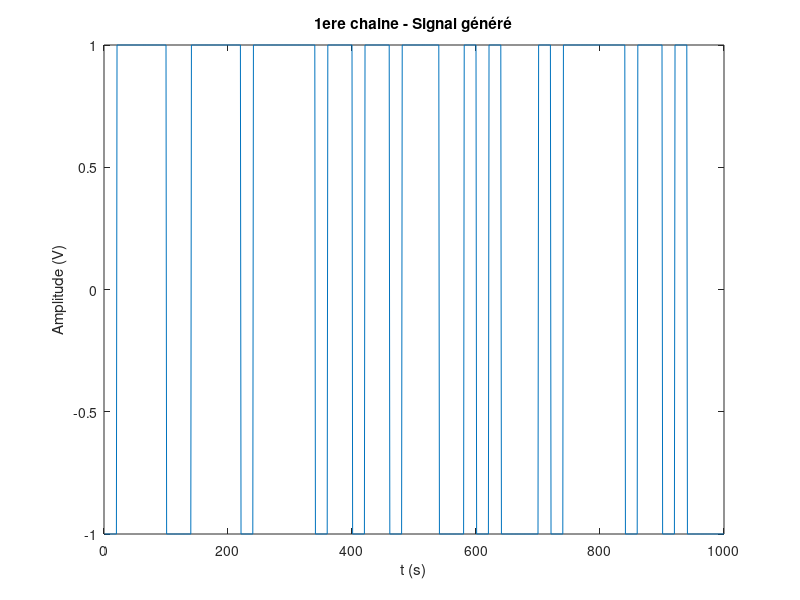
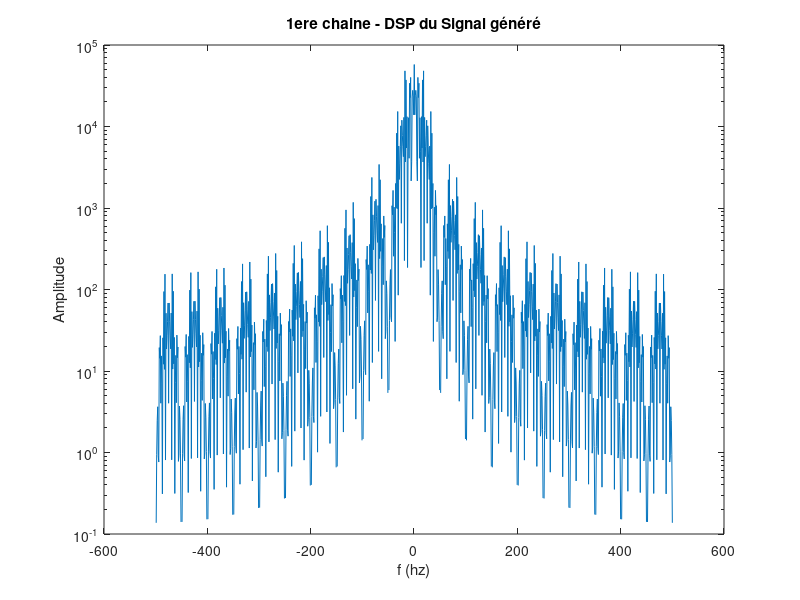
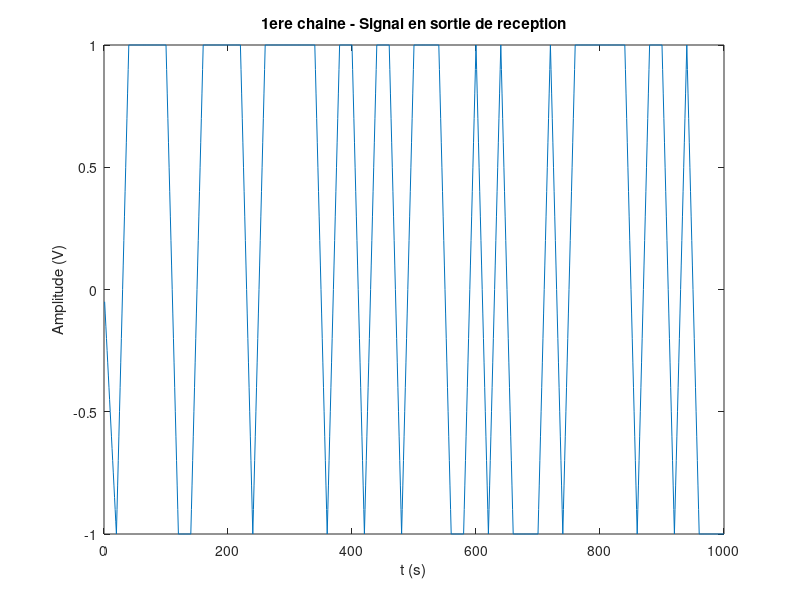
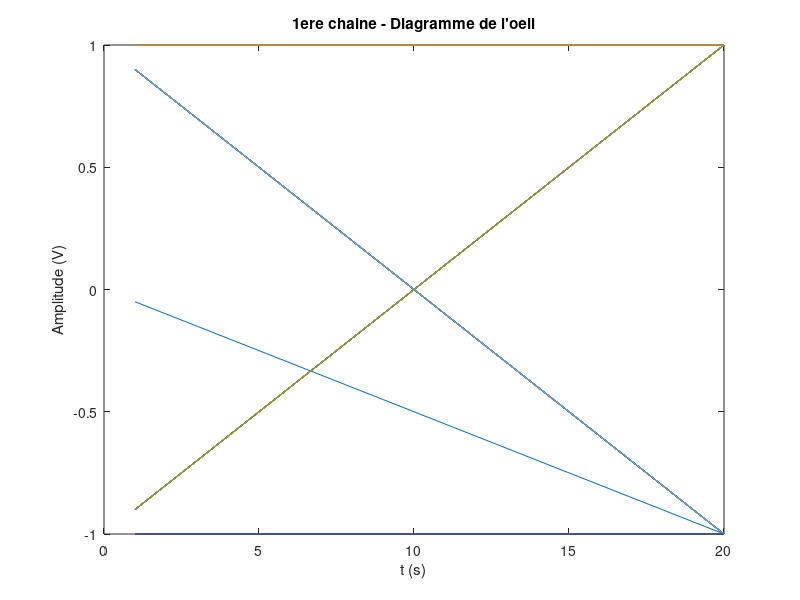

Recreate these plots in MATLAB, in order. (Note: this script raises an error after producing the figures.)
clear;
close all;

%% Chaine de référence
Fe = 1000; % Fréquence d'échantillonage
Te=1/Fe;
Nb=50;      % Nombre de bits émis
Ns = 20;    % Nombre d'echantillons par symbole
Ts = Ns*Te;
Fs = 1/Ts;
Fmax = 4/Ts;

%Génération aléatoire 
bits = randi([0,1],1,Nb);

% Mapping binaire à Moyenne nulle et génération de la suite de Diracs pondérés par les symboles
suite_diracs = kron(2*bits - 1, [1 zeros(1,Ns-1)]);

%Génération de la réponse impulsionnelle du filtre de mise en forme (NRZ)
h = ones(1,Ns);

%Filtrage de mise en forme
x = filter(h, 1, suite_diracs);

%Affichage du signal généré
figure(1); plot(x)
title('1ere chaine - Signal généré')
xlabel('t (s)')
ylabel('Amplitude (V)');

% Calcul de la Dsp du signal 

X=fft(x);
Dsp = abs(X.^2);

%Affichage de la DSP du signal généré

frequence= linspace (-Fe/2,Fe/2,length(x));

figure(2);  
semilogy(frequence,fftshift(Dsp))
title('1ere chaine - DSP du Signal généré')
xlabel('f (hz)')
ylabel('Amplitude');

% Signal en sortie du filtre de réception
hr_ref = ones(1,Ns);
z=filter(hr_ref,1,x)/Ns;
ze = z(Ns:Ns:end);
%Affichage du signal reçu
figure(3); plot(z)
title('1ere chaine - Signal en sortie de reception')
xlabel('t (s)')
ylabel('Amplitude (V)');

%Diagramme de l'oeil

Oeil = reshape(z, Ns, length(z)/Ns);

%Tracé du Diagramme de l'oeil
figure(4); plot(Oeil);
title("1ere chaine - Diagramme de l'oeil")
xlabel('t (s)')
ylabel('Amplitude (V)');

% Demapping binaire
seuil = 0
bits_r =(ze>seuil); % Cela réalise bien le démapping et la détection par rapport au seuil

% Calcul et affichage du TEB

TEB_1 = sum(abs(bits - bits_r))/(length(bits));

fprintf('1ere chaine TEB = %d\n', TEB_1)

%% 1ere chaine avec bruit qui marche mieux

% Initialisation des constantes
Nb=100; % Nombre de bits emis
Ns=10;      % Nombre d'echantillons par symbole
M=2;        % Taille de la constellation
h=ones(1,Ns);   % reponse impulsionnelle du filtre de mise en forme
t0=Ns;
hr=ones(1,Ns);   % reponse impulsionelle du filtre de reception
Eb_sur_N0_dB=[0:6];
Eb_sur_N0_lin=10.^(Eb_sur_N0_dB./10);

TEB1=zeros(1,length(Eb_sur_N0_dB)); % Initialisation du TEB que l'on veut simuler
NerrLim=100;    % Le nombre d'erreur à partir du quel on s'arrête
Nerrcomptees=zeros(1,length(Eb_sur_N0_dB)); % Le nombre d'erreur que l'on compte
Nsimu=zeros(1,length(Eb_sur_N0_dB));    % Le nombre de simulation


for k=1:length(Eb_sur_N0_lin)

    while (Nerrcomptees(k)<NerrLim)

        % Emission
        bits = randi([0 1],1,Nb);
        symboles = 2*bits-1;
        suite_diracs = kron(symboles,[1 zeros(1,Ns-1)]);
        x=filter(h,1,suite_diracs);

        % Canal

        Pr=mean(abs(x).^2);
        sigma=Pr*Ns./(2*log2(M)*Eb_sur_N0_lin(k));
        r=x+sqrt(sigma)*randn(1,Nb*Ns);

        % Reception
        z=filter(hr,1,r)/Ns;
        ze=z(t0:Ns:Nb*Ns);
        bits_estimes=(ze>seuil);
        Nerrcomptees(k)=Nerrcomptees(k)+sum(bits~=bits_estimes);
        Nsimu(k)=Nsimu(k)+1;

    end

    TEB1(k) = Nerrcomptees(k)/(Nb*Nsimu(k)); % On calcule le TEB

end
Pb=qfunc(sqrt(2*Eb_sur_N0_lin));

% Tracé de la omparaison entre le TEB simulé et le TEB théorique

figure(5)
title('1ere chaine - Comparaison du TEB simulé avec le TEB théorique')
semilogy(Eb_sur_N0_dB,Pb,'r-.','LineWidth',3)
hold on
semilogy(Eb_sur_N0_dB,TEB1,'cp','MarkerSize',10,'LineWidth',3)
xlabel('SNR (dB)')
ylabel('TEB')
legend('Coube théorique','TEB simulé')
grid
set(gca,'FontSize',12)

%% Deuxieme chaine

Nb=100; % Nombre de bits emis

Ns=10;      % Nombre d'echantillons par symbole
M=2;        % Taille de la constellation
h=ones(1,Ns);   % reponse impulsionnelle du filtre de mise en forme
t0=Ns;
hr=[ones(1,Ns/2) zeros(1,Ns/2)];   % reponse impulsionelle du filtre de reception

% Génération aléatoire
bits = randi([0 1],1,Nb);

% Mapping binaire à moyenne nulle et génération de la suite de Diracs pondérés par les symboles
symboles = 2*bits-1;
suite_diracs = kron(symboles,[1 zeros(1,Ns-1)]);

% Passage dans le filtre de mise en forme
x=filter(h,1,suite_diracs);

% Reception
z=filter(hr,1,x)/(Ns/2);
z=[0 z(1:end-1)];

% Tracé du signal en sortie de réception
figure(6); plot(z)
title('2eme chaine - Signal en sortie de réception')
xlabel('t (s)')
ylabel('Amplitude (V)')
 
% Diagramme de l'oeil
Oeil = reshape(z,Ns, length(z)/(Ns));

% Tracé du diagramme de l'oeil
figure(7); plot(Oeil);
title("2eme chaine - Diagramme de l'oeil")
xlabel('t (s)')
ylabel('Amplitude (V)');
axis([0.5 Ns+0.5 -1 1])

% Demapping binaire
seuil=0;
ze = z(t0:Ns:Nb*Ns);
bits_r =(ze>seuil); % Cela réalise le démmaping et la détection par rapport au seuil

% Calcul et affichage du TEB
TEB_2 = sum(abs(bits - bits_r)/(length(bits)));
fprintf('2eme chaine TEB = %d\n', TEB_2)

%% 2eme chaine avec bruit

%Initialisation des constantes
Nb=100; % Nombre de bits emis
Ns=10;      % Nombre d'echantillons par symbole
M=2;        % Taille de la constellation
h=ones(1,Ns);   % reponse impulsionnelle du filtre de mise en forme
t0=Ns;
hr=[ones(1,Ns/2) zeros(1,Ns/2)];   % reponse impulsionelle du filtre de reception
Eb_sur_N0_dB=[0:6];
Eb_sur_N0_lin=10.^(Eb_sur_N0_dB./10);

TEB2=zeros(1,length(Eb_sur_N0_dB)); % Initialisation du TEB que l'on veut simuler
NerrLim=100;     % Le nombre d'erreur à partir du quel on s'arrête
Nerrcomptees=zeros(1,length(Eb_sur_N0_dB)); % Le nombre d'erreurs que l'on compte
Nsimu=zeros(1,length(Eb_sur_N0_dB));    % Le nombre de simulation


for k=1:length(Eb_sur_N0_lin)

    while (Nerrcomptees(k)<NerrLim)

        % Emission
        bits = randi([0 1],1,Nb);
        symboles = 2*bits-1;
        suite_diracs = kron(symboles,[1 zeros(1,Ns-1)]);
        x=filter(h,1,suite_diracs);

        % Canal

        Pr=mean(abs(x).^2);
        sigma=Pr*Ns./(2*log2(M)*Eb_sur_N0_lin(k));
        r=x+sqrt(sigma)*randn(1,Nb*Ns);

        % Reception
        z=filter(hr,1,r)/(Ns/2);
        z=[0 z(1:end-1)];
        ze=z(t0:Ns:Nb*Ns);
        bits_estimes=(ze>seuil);
        Nerrcomptees(k)=Nerrcomptees(k)+sum(bits~=bits_estimes);
        Nsimu(k)=Nsimu(k)+1;

    end

    TEB2(k) = Nerrcomptees(k)/(Nb*Nsimu(k)); % Calcul du TEB

end


% Tracé de la comparaison entre le TEB simulé et le TEB théorique
Pb=qfunc(sqrt(Eb_sur_N0_lin));

figure(8)
semilogy(Eb_sur_N0_dB,Pb,'r-.','LineWidth',3)
hold on
semilogy(Eb_sur_N0_dB,TEB2,'cp','MarkerSize',10,'LineWidth',3)
xlabel('SNR (dB)')
ylabel('TEB')
legend('Coube théorique','TEB simulé')
title("2eme chaine - comparaison entre le TEB simulé et le TEB théorique")
grid
set(gca,'FontSize',12)

% Comparaison entre le TEB simulé et le TEB de la chaine de référence

Pb=qfunc(sqrt(2*Eb_sur_N0_lin));

figure(9)
semilogy(Eb_sur_N0_dB,Pb,'r-.','LineWidth',3)
hold on
semilogy(Eb_sur_N0_dB,TEB2,'cp','MarkerSize',10,'LineWidth',3)
xlabel('SNR (dB)')
ylabel('TEB')
legend('Coube théorique de référence','TEB simulé')
title("2eme chaine - comparaison entre le TEB simulé et le TEB théorique de référence")
grid
set(gca,'FontSize',12)

%% Comparaison de l'efficacité spectrale de la haine étudiée avec la chaine de référence

% Emission
bits = randi([0 1],1,Nb);
symboles = 2*bits-1;
suite_diracs = kron(symboles,[1 zeros(1,Ns-1)]);
x=filter(h,1,suite_diracs);

% Canal
Pr=mean(abs(x).^2);
sigma=Pr*Ns./(2*log2(M)*Eb_sur_N0_lin(k));
r=x+sqrt(sigma)*randn(1,Nb*Ns);

% Reception chaine étudiée
z=filter(hr,1,r)/(Ns/2);
z=[0 z(1:end-1)];
ze=z(t0:Ns:Nb*Ns);
bits_r = (ze +1)/2;
Dsp_r = fft(bits_r);

% Reception chaine de référence
z_ref=filter(hr_ref,1,r)/(Ns/2);
z_ref=[0 z_ref(1:end-1)];
ze_ref=z_ref(t0:Ns:Nb*Ns);
bits_r_ref = (ze_ref +1)/2;
Dsp_r_ref = fft(bits_r_ref);

% Tracé des DSP
frequence= linspace(-Fe/2,Fe/2,length(bits_r));

figure(10)
semilogy(frequence,fftshift(abs(Dsp_r.^2)),'r-','LineWidth',1.2)
hold on
semilogy(frequence,fftshift(abs(Dsp_r_ref.^2)),'b-','LineWidth',1.2)
xlabel('f (Hz)')
ylabel('DSP')
legend('DSP chaine étudiée','DSP chaine de référence')
title("2eme chaine - comparaison des DSP")
grid
set(gca,'FontSize',12)

%% 3eme chaine

Nb=100;     % Nombre de bits emis
Fe = 12000; % Fréquence d'échantillonnage en Hz
Te = 1/Fe;
Rs = 3000; % rythme symbole (en symboles par seconde)
Ts = 1/Rs;
Ns = Ts/Te;
alpha = 0.5;
h = rcosdesign(alpha,Nb,Ns); % reponse impulsionnelle du filtre de mise en forme
h_ref = ones(1,Ns); % reponse impulsionnelle du filtre de mise en forme de référence
t0 = 1;
hr = rcosdesign(alpha,Nb,Ns);   % reponse impulsionelle du filtre de reception
hr_ref = ones(1,Ns);        % reponse impulsionelle du filtre de reception  de référence

bits = randi([0 1],1,Nb);  
symboles = 2*bits-1;
suite_diracs = kron(symboles,[1 zeros(1,Ns-1)]);

retard = Nb*Ns/2;

% Passage dans le filtre de mise en forme
x = filter(h,1,[suite_diracs zeros(1,retard)]); % Avant de filtrer, on rajoute un nombre de 0 égal au retard
x = x(retard+1:end); % On supprime le retard (les "retards" premières valeurs)

% Passage dans le filtre de réception
z = filter(hr,1,[x zeros(1,retard)]); % Avant de filtrer, on rajoute un nombre de 0 égal au retard
z = z(retard+1:end); % On supprime le retard (les "retard" premières valeurs)


figure(11); plot(fftshift(z))
title('3eme chaine - Signal en sortie de réception')
xlabel('t (s)')
ylabel('Amplitude (V)')
 
%Diagramme de l'oeil
Oeil = reshape(z,Ns, length(z)/Ns);

figure(12); plot(Oeil);
title("3eme chaine - Diagramme de l'oeil")
xlabel('t (s)')
ylabel('Amplitude (V)');


% Demapping et détection par rapport au seuil
seuil=0; % seuil optimal
ze = z(t0:Ns:Nb*Ns);
bits_r = (ze>seuil);% Cela réalise le démmaping et la détection par rapport au seuil

% Calcul et affichage du TEB

TEB_3 = sum(abs(bits - bits_r)/(length(bits)));
fprintf('3eme chaine TEB = %d\n', TEB_3)

%% 3eme chaine avec bruit

%Initialisation des constantes
Fe = 12000; % Fréquence d'échantillonnage en Hz
Te = 1/Fe;
Rs = 3000; % rythme symbole (en symboles par seconde)
Ts = 1/Rs;
Ns = Ts/Te;      % Taille de la constellation
alpha = 0.5;
h=rcosdesign(alpha,Nb,Ns);   % reponse impulsionnelle du filtre de mise en forme
t0=1;

hr=rcosdesign(alpha,Nb,Ns);   % reponse impulsionelle du filtre de reception
Eb_sur_N0_dB=[0:6];
Eb_sur_N0_lin=10.^(Eb_sur_N0_dB./10);

TEB3=zeros(1,length(Eb_sur_N0_dB)); % Initialisation du TEB que l'on veut simuler
NerrLim=100;     % Le nombre d'erreur à partir du quel on s'arrête
Nerrcomptees=zeros(1,length(Eb_sur_N0_dB)); % Le nombre d'erreur que l'on compte
Nsimu=zeros(1,length(Eb_sur_N0_dB));    % Le nombre de simulation


for k=1:length(Eb_sur_N0_lin)

    while (Nerrcomptees(k)<NerrLim)

        % Emission
        bits = randi([0 1],1,Nb);
        symboles = 2*bits-1;
        suite_diracs = kron(symboles,[1 zeros(1,Ns-1)]);
        x = filter(h,1,[suite_diracs zeros(1,retard)]);
        x = x(retard+1:end);

        % Canal

        Pr=mean(abs(x).^2);
        sigma=Pr*Ns./(2*log2(M)*Eb_sur_N0_lin(k));
        r=x+sqrt(sigma)*randn(1,Nb*Ns);

        % Reception
        z = filter(hr,1,[r zeros(1,retard)]);
        z = z(retard+1:end);
        ze=z(t0:Ns:Nb*Ns);
        bits_estimes=(ze>seuil);
        Nerrcomptees(k)=Nerrcomptees(k)+sum(bits~=bits_estimes);
        Nsimu(k)=Nsimu(k)+1;

    end

    TEB3(k) = Nerrcomptees(k)/(Nb*Nsimu(k)); % Calcul du TEB

end


% Tracé de la comparaison entre le TEB simulé et le TEB théorique
Pb=qfunc(sqrt(2*Eb_sur_N0_lin));

figure(13)
semilogy(Eb_sur_N0_dB,Pb,'r-.','LineWidth',3)
hold on
semilogy(Eb_sur_N0_dB,TEB3,'cp','MarkerSize',10,'LineWidth',3)
xlabel('SNR (dB)')
ylabel('TEB')
legend('Coube théorique','TEB simulé')
title("3eme chaine - comparaison entre le TEB simulé et le TEB théorique")
grid
set(gca,'FontSize',12)

% Comparaison entre le TEB simulé et le TEB de la chaine de référence

Pb=qfunc(sqrt(2*Eb_sur_N0_lin));

figure(14)
semilogy(Eb_sur_N0_dB,Pb,'r-.','LineWidth',3)
hold on
semilogy(Eb_sur_N0_dB,TEB3,'cp','MarkerSize',10,'LineWidth',3)
xlabel('SNR (dB)')
ylabel('TEB')
legend('Coube théorique de référence','TEB simulé')
title("3eme chaine - comparaison entre le TEB simulé et le TEB théorique de référence")
grid
set(gca,'FontSize',12)


% Comparaison de l'efficacité spectrale de la chaine étudiée avec la chaine
% de référence

% Emission
bits = randi([0 1],1,Nb);
symboles = 2*bits-1;
suite_diracs = kron(symboles,[1 zeros(1,Ns-1)]);
retard = Nb*Ns/2;

x_ref = filter(h_ref,1,suite_diracs);

% Passage dans le filtre de mise en forme pour la chaine étudié
x = filter(h,1,[suite_diracs zeros(1,retard)]);
x = x(retard+1:end);

% Canal
Pr=mean(abs(x).^2);
sigma=Pr*Ns./(2*log2(M)*Eb_sur_N0_lin(k));
r=x+sqrt(sigma)*randn(1,Nb*Ns);
r_ref = x_ref+sqrt(sigma)*randn(1,Nb*Ns);

% Passage dans le filtre de réception de la chaine étudiée
z = filter(hr,1,[r zeros(1,retard)]);
z = z(retard+1:end);
z=[0 z(1:end-1)];
ze=z(t0:Ns:Nb*Ns);
bits_r = (ze +1)/2;
Dsp_r = fft(bits_r);

% Reception chaine de référence
z_ref=filter(hr_ref,1,r_ref)/(Ns/2);
z_ref=[0 z_ref(1:end-1)];
ze=z_ref(t0:Ns:Nb*Ns);
bits_r_ref = (ze +1)/2;
Dsp_r_ref = fft(bits_r_ref);
Fe = 12000;

% Tracé des DSP
frequence= linspace(-Fe/2,Fe/2,length(bits_r));

figure(15)
semilogy(frequence,fftshift(abs(Dsp_r.^2)),'r-','LineWidth',1.2)
hold on
semilogy(frequence,fftshift(abs(Dsp_r_ref.^2)),'b-','LineWidth',1.2)
xlabel('f (Hz)')
ylabel('DSP')
legend('DSP chaine étudiée','DSP chaine de référence')
title("3eme chaine - comparaison de l'efficacité spectrale de la chaine étudiée et de la chaine de référence")
grid
set(gca,'FontSize',12)


% Avec un passage dans un canal de transmission

bits = randi([0 1],1,Nb);
symboles = 2*bits-1;
suite_diracs = kron(symboles,[1 zeros(1,Ns-1)]);
retard = Nb*Ns/2;

x = filter(h,1,[suite_diracs zeros(1,retard)]); 
x = x(retard+1:end); 

% Canal de transmission

N0 = 21; %Ordre du filtre
fc1 = 1500; 
fc2 = 3000;

%Génération de la réponse impulsionnelle

k = -(N0-1)/2 : 1 : (N0-1)/2;
passebas1 = 2*fc1/Fe*sinc(2*fc1/Fe*k);
passebas2 = 2*fc2/Fe*sinc(2*fc2/Fe*k);

x_a = filter(passebas1,1, [x zeros(1,retard)]);
x_b = filter(passebas2,1, [x zeros(1,retard)]);

%Tracé de la réponse impulsionnelle
figure(16);
plot(k*Fe/N0,fftshift(abs(fft(passebas1))),k*Fe/N0,fftshift(abs(fft(passebas2))))
legend('Passe-bas (fc=1500Hz)','Passe-bas (fc=3000Hz')
xlabel('frequence (Hz)');
ylabel('Amplitude (V)');



% Passage dans le filtre de réception
z_a = filter(hr,1,[x_a zeros(1,retard)]);
z_a = z_a(retard+1:end);
z_b = filter(hr,1,[x_b zeros(1,retard)]); 
z_b = z_b(retard+1:end);

figure(17);
subplot(1,2,1)
plot(z_a)
title('3eme chaine - Signal (a) en sortie de réception (fc = 1500 Hz)')
xlabel('t (s)')
ylabel('Amplitude (V)')

subplot(1,2,2)
plot(z_b)
title('3eme chaine - Signal (b) en sortie de réception (fc = 3000 Hz)')
xlabel('t (s)')
ylabel('Amplitude (V)')


%Diagramme de l'oeil

Oeil_a = reshape(z_a,Ns, length(z_a)/(Ns));
Oeil_b = reshape(z_b,Ns, length(z_b)/(Ns));

figure(18); 
subplot(1,2,1)
plot(Oeil_a);
title("3eme chaine - Diagramme de l'oeil (a) avec canal de transmission")
xlabel('t (s)')
ylabel('Amplitude (V)');

subplot(1,2,2)
plot(Oeil_b);
title("3eme chaine - Diagramme de l'oeil (b) avec canal de transmission")
xlabel('t (s)')
ylabel('Amplitude (V)');


%% 4eme chaine

Nb=100;     % Nombre de bits emis
Fe = 12000; % Fréquence d'échantillonnage en Hz
Te = 1/Fe;
Rs = 3000; % rythme symbole (en symboles par seconde)
Ts = 1/Rs;
Ns = Ts/Te; % Nombre d'echantillons par symbole
M=2;        % Taille de la constellation


h = ones(1,Ns);
h_ref = ones(1,Ns); % reponse impulsionnelle du filtre de mise en forme
t0 = Ns;
hr = ones(1,Ns);   % reponse impulsionelle du filtre de reception
hr_ref = ones(1,Ns);

% Emission chaine étudiée

bits = randi([0 1],1,Nb);
symboles=(2*bi2de(reshape(bits,2,length(bits)/2).')-3).';
suite_diracs = kron(symboles, [1 zeros(1,Ns-1)]);

% Passage dans le filtre de mise en forme
x = filter(h,1,suite_diracs);


%Affichage du signal généré
figure(19); plot(x)
title('4eme chaine - Signal généré')
xlabel('t (s)')
ylabel('Amplitude (V)');

%Calcul de la Dsp du signal par periodogramme
Dsp_x =(1/length(x))*abs(fft(x,2^nextpow2(length(x)))).^2;

%Affichage de la DSP du signal généré

frequence= linspace (-Fe/2,Fe/2,length(Dsp_x));

figure(20);  
semilogy(frequence,fftshift(Dsp_x))
title('4eme chaine - DSP du Signal généré')
xlabel('f (hz)')
ylabel('Amplitude');


%% Comparaison de la DSP avec celle de la chaîne de référence

% Suréchantillonage chaine étudiée
symboles_double = reshape([symboles ; symboles],1,2*length(symboles));
suite_diracs_double=kron(symboles_double, [1 zeros(1,Ns-1)]);
x_double = filter(h, 1, suite_diracs_double);
Dsp_x_double=(1/length(x_double))*abs(fft(x_double,2^nextpow2(length(x_double)))).^2;

% Emission chaine de référence
symboles_ref = 2*bits-1;
suite_diracs_ref = kron(symboles_ref,[1 zeros(1,Ns-1)]);
x_ref = filter(h_ref,1,suite_diracs_ref);
Dsp_x_ref=(1/length(x_ref))*abs(fft(x_ref,2^nextpow2(length(x_ref)))).^2;


% Tracé des DSP
frequence= linspace(-Fe/2,Fe/2,length(Dsp_x_double));
frequence_ref = linspace(-Fe/2,Fe/2,length(Dsp_x_ref));
figure(21)
semilogy(frequence,fftshift(Dsp_x_double),'r-','LineWidth',1)
hold on
semilogy(frequence_ref,fftshift(Dsp_x_ref),'b-','LineWidth',1)
xlabel('f (Hz)')
ylabel('DSP')
legend('DSP chaine étudiée','DSP chaine de référence')
title("4eme chaine - comparaison des DSP")
grid
set(gca,'FontSize',12)


% Reception chaine étudiée
z=filter(hr,1,x);

figure(22); plot(fftshift(z))
title('4eme chaine - Signal en sortie de réception')
xlabel('t (s)')
ylabel('Amplitude (V)')

%Diagramme de l'oeil
Oeil = reshape(z,Ns, length(z)/Ns);

figure(23); plot(Oeil);
title("4eme chaine - Diagramme de l'oeil")
xlabel('t (s)')
ylabel('Amplitude (V)');


seuil= 0;
seuil_sup = 2*Ns;
seuil_inf = -2*Ns;
ze = zeros(1,Nb/2);
for i = 1:Nb/2
    if z(Ns*i) >= seuil
        if z(Ns*i) >= seuil_sup
            ze(i) = 3;
        else
            ze(i) = 1;  
        end
    else
        if z(Ns*i) <= seuil_inf
            ze(i) = -3;
        else
            ze(i) = -1;  
        end
    end
end

% Demapping
bits_r = reshape(de2bi((ze + 3)/2).',1,length(bits));

% Calcul du nb d'erreurs
nb_erreurs = 0;
for i = 1:length(bits)
    if bits_r(i) ~= bits(i)
        nb_erreurs = nb_erreurs + 1;
    end
end
TEB_4 = nb_erreurs/Nb


fprintf('4eme chaine TEB = %d\n', TEB_4)

%% 4eme chaine avec bruit

%Initialisation des constantes
Fe = 12000; % Fréquence d'échantillonnage en Hz
Te = 1/Fe;
Rs = 3000; % rythme symbole (en symboles par seconde)
Ts = 1/Rs;
Ns = Ts/Te;        % Taille de la constellation
h=ones(1,Ns);  % reponse impulsionnelle du filtre de mise en forme
t0=Ns;
hr=ones(1,Ns);   % reponse impulsionelle du filtre de reception
Eb_sur_N0_dB=[0:6];
Eb_sur_N0_lin=10.^(Eb_sur_N0_dB./10);

TES4=zeros(1,length(Eb_sur_N0_dB)); % Initialisation du TEB que l'on veut simuler
NerrLim=100;     % Le nombre d'erreur à partir du quel on s'arrête
Nerrcomptees=zeros(1,length(Eb_sur_N0_dB)); % Le nombre d'erreur que l'on compte
Nsimu=zeros(1,length(Eb_sur_N0_dB));    % Le nombre de simulation
 


for k=1:length(Eb_sur_N0_lin)

    while (Nerrcomptees(k)<NerrLim)

        % Emission
        bits = randi([0 1],1,Nb);
        symboles=(2*bi2de(reshape(bits,2,length(bits)/2).')-3).';
        suite_diracs = kron(symboles, [1 zeros(1,Ns-1)]);
        x = filter(h,1, suite_diracs);
       

        % Canal

        Pr=mean(abs(x).^2);
        sigma=Pr*Ns./(2*log2(M)*Eb_sur_N0_lin(k));
        r=x+sqrt(sigma)*randn(1,length(x));

        % Reception
        z=filter(hr,1,r);
        seuil= 0;
        seuil_sup = 2*Ns;
        seuil_inf = -2*Ns;
        ze = zeros(1,Nb/2);
        for i = 1:Nb/2
            if z(Ns*i) >= seuil
                if z(Ns*i) >= seuil_sup
                    ze(i) = 3;
                else
                    ze(i) = 1;  
                end
            else
                if z(Ns*i) <= seuil_inf
                    ze(i) = -3;
                else
                    ze(i) = -1;  
                end
            end
        end
        
        Nerrcomptees(k)=Nerrcomptees(k)+sum(symboles~=ze);
        Nsimu(k)=Nsimu(k)+1;
        
    end

    TES4(k) = Nerrcomptees(k)/(Nb*Nsimu(k)); % Calcul du TEB
    
end


% Tracé de la comparaison entre le TES simulé et le TES théorique
Pb=qfunc((3/2)*sqrt((5/4)*Eb_sur_N0_lin));

figure(24)
semilogy(Eb_sur_N0_dB,Pb,'r-.','LineWidth',3)
hold on
semilogy(Eb_sur_N0_dB,TES4,'cp','MarkerSize',10,'LineWidth',3)
xlabel('SNR (dB)')
ylabel('TES')
legend('Coube théorique','TES simulé')
title("4eme chaine - comparaison entre le TES simulé et le TES théorique")

grid
set(gca,'FontSize',12)

% Réinitialisation des constantes
Fe = 12000; % Fréquence d'échantillonnage en Hz
Te = 1/Fe;
Rs = 3000; % rythme symbole (en symboles par seconde)
Ts = 1/Rs;
Ns = Ts/Te;        % Taille de la constellation

h=ones(1,Ns);  % reponse impulsionnelle du filtre de mise en forme
t0=Ns;
hr=ones(1,Ns);   % reponse impulsionelle du filtre de reception
Eb_sur_N0_dB=[0:6];
Eb_sur_N0_lin=10.^(Eb_sur_N0_dB./10);

TEB4=zeros(1,length(Eb_sur_N0_dB)); % Initialisation du TEB que l'on veut simuler
NerrLim=100;    % Le nombre d'erreur à partir du quel on s'arrête
Nerrcomptees=zeros(1,length(Eb_sur_N0_dB)); % Le nombre d'erreur que l'on compte
Nsimu=zeros(1,length(Eb_sur_N0_dB));    % Le nombre de simulation


for k=1:length(Eb_sur_N0_lin)

    while (Nerrcomptees(k)<NerrLim)

        % Emission
        bits = randi([0 1],1,Nb);
        symboles=(2*bi2de(reshape(bits,2,length(bits)/2).')-3).';
        suite_diracs = kron(symboles, [1 zeros(1,Ns-1)]);
        x = filter(h,1, suite_diracs);
       

        % Canal

        Pr=mean(abs(x).^2);
        sigma=Pr*Ns./(2*log2(M)*Eb_sur_N0_lin(k));
        r=x+sqrt(sigma)*randn(1,length(x));

        % Reception
        z=filter(hr,1,r);
        seuil= 0;
        seuil_sup = 2*Ns;
        seuil_inf = -2*Ns;
        ze = zeros(1,Nb/2);
        for i = 1:Nb/2
            if z(Ns*i) >= seuil
                if z(Ns*i) >= seuil_sup
                    ze(i) = 3;
                else
                    ze(i) = 1;  
                end
            else
                if z(Ns*i) <= seuil_inf
                    ze(i) = -3;
                else
                    ze(i) = -1;  
                end
            end
        end
        
        
        bits_r = reshape(de2bi((ze + 3)/2).',1,length(bits));
        
        Nerrcomptees(k)=Nerrcomptees(k)+sum(bits~=bits_r);
        Nsimu(k)=Nsimu(k)+1;
        
    end

    TEB4(k) = Nerrcomptees(k)/(Nb*Nsimu(k)); % Calcul du TEB

end

% Tracé de la comparaison entre le TEB simulé et le TEB théorique
Pb=qfunc((3/2)*sqrt((5/4)*Eb_sur_N0_lin))/log2(Ns);

figure(25)
semilogy(Eb_sur_N0_dB,Pb,'r-.','LineWidth',3)
hold on
semilogy(Eb_sur_N0_dB,TEB4,'cp','MarkerSize',10,'LineWidth',3)
xlabel('SNR (dB)')
ylabel('TEB')
legend('Coube théorique','TEB simulé')
title("4eme chaine - comparaison entre le TEB simulé et le TEB théorique")
grid
set(gca,'FontSize',12)